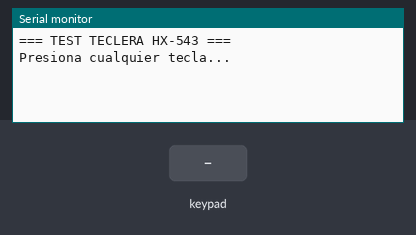
Bench run of a sketch on a simulated ESP32. Parts: the last lines printed to the serial monitor. The inputs (shaded band) are chosen by the test bench.

Above: at 1.2 s.
1.3 s: key 'A' pressed
At 2.5 s:
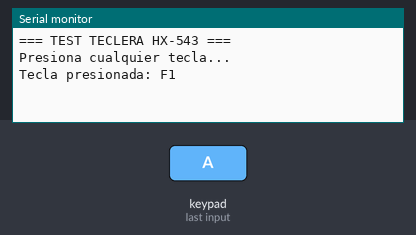
2.8 s: keypad keys 2 7 1 3 4 2 pressed 0.4 s apart
At 5.2 s:
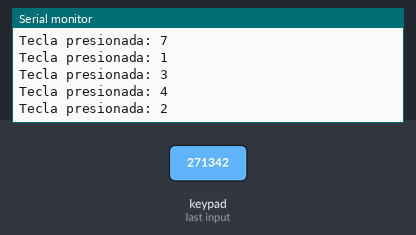
6.7 s: key '#' pressed
At 7.9 s:
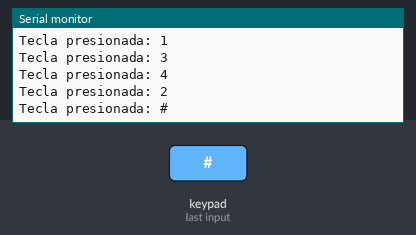
8.2 s: keypad keys 2 7 1 3 4 2 * pressed 0.4 s apart
At 12.0 s:
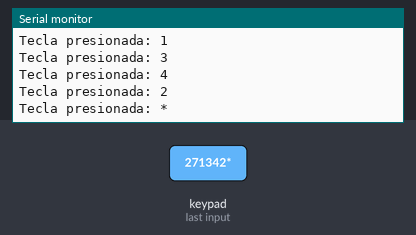
12.5 s: key 'U' pressed
At 13.5 s:
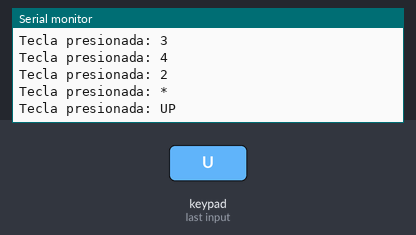
14.0 s: keypad keys 2 7 1 3 4 2 D pressed 0.4 s apart
At 17.5 s:
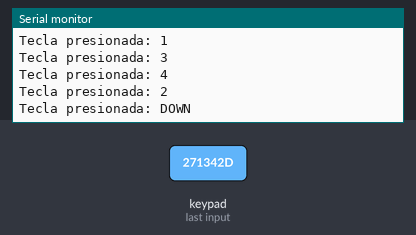
Timing chart, 0 to 19.0 s (numbered marks = the images above; inputs shaded):
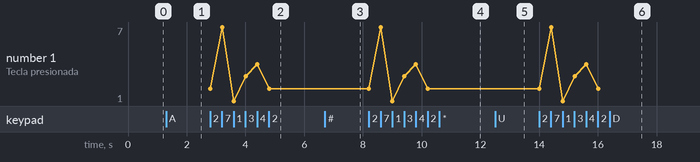

The sketch:

tecleraVerde.ino
```cpp
/*
  TEST: Teclera 5x4 HX-543 la verdecita

  Abre el Monitor Serie a 115200 y presiona teclas.
  Debería mostrar qué tecla se presionó.
*/

#include <Keypad.h>

const byte ROWS = 5;
const byte COLS = 4;

char keys[ROWS][COLS] = {
  { 'A',  'B',  '#',  '*'  },  // F1, F2, #, *
  { '1',  '2',  '3',  'U'  },  // 1, 2, 3, UP
  { '4',  '5',  '6',  'D'  },  // 4, 5, 6, DOWN
  { '7',  '8',  '9',  'E'  },  // 7, 8, 9, ESC
  { 'L',  '0',  'R',  'O'  }   // LEFT, 0, RIGHT, ENTER
};

/*
  Conexiones actualizadas:
  Filas (R1-R5):
    R1 -> GPIO 32
    R2 -> GPIO 33
    R3 -> GPIO 25
    R4 -> GPIO 26
    R5 -> GPIO 22
  Columnas (C1-C4):
    C1 -> GPIO 27
    C2 -> GPIO 13
    C3 -> GPIO 4
    C4 -> GPIO 2
*/
byte rowPins[ROWS] = {32, 33, 25, 26, 22};
byte colPins[COLS] = {27, 13, 4, 2};

Keypad keypad = Keypad(makeKeymap(keys), rowPins, colPins, ROWS, COLS);

void setup() {
  Serial.begin(115200);
  Serial.println("=== TEST TECLERA HX-543 ===");
  Serial.println("Presiona cualquier tecla...");
}

void loop() {
  char key = keypad.getKey();

  if (key) {
    Serial.print("Tecla presionada: ");

    // Traducir caracteres especiales
    switch (key) {
      case 'A': Serial.println("F1"); break;
      case 'B': Serial.println("F2"); break;
      case 'U': Serial.println("UP"); break;
      case 'D': Serial.println("DOWN"); break;
      case 'L': Serial.println("LEFT"); break;
      case 'R': Serial.println("RIGHT"); break;
      case 'E': Serial.println("ESC"); break;
      case 'O': Serial.println("ENTER"); break;
      default:  Serial.println(key); break;
    }
  }
}
```

Measured:
- after the input at 1.3 s, the serial monitor: prints a new line at once (image 1)
- after the input at 2.8 s, the serial monitor: prints a new line at once (image 2)
- after the input at 6.7 s, the serial monitor: prints a new line at once (image 3)
- after the input at 8.2 s, the serial monitor: prints a new line at once (image 4)
- after the input at 12.5 s, the serial monitor: prints a new line at once (image 5)
- after the input at 14.0 s, the serial monitor: prints a new line at once (image 6)
